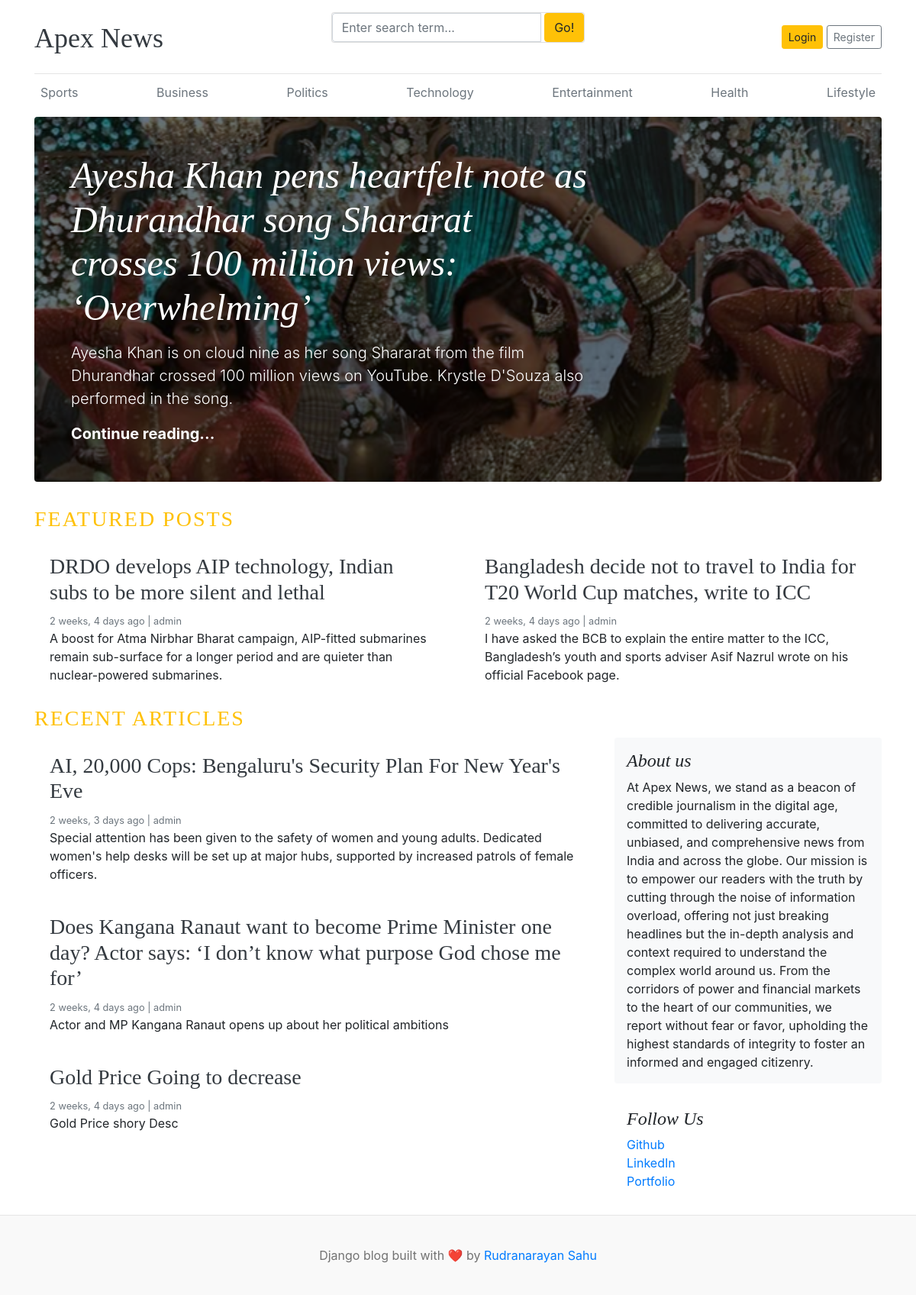
The app's page /, older data.
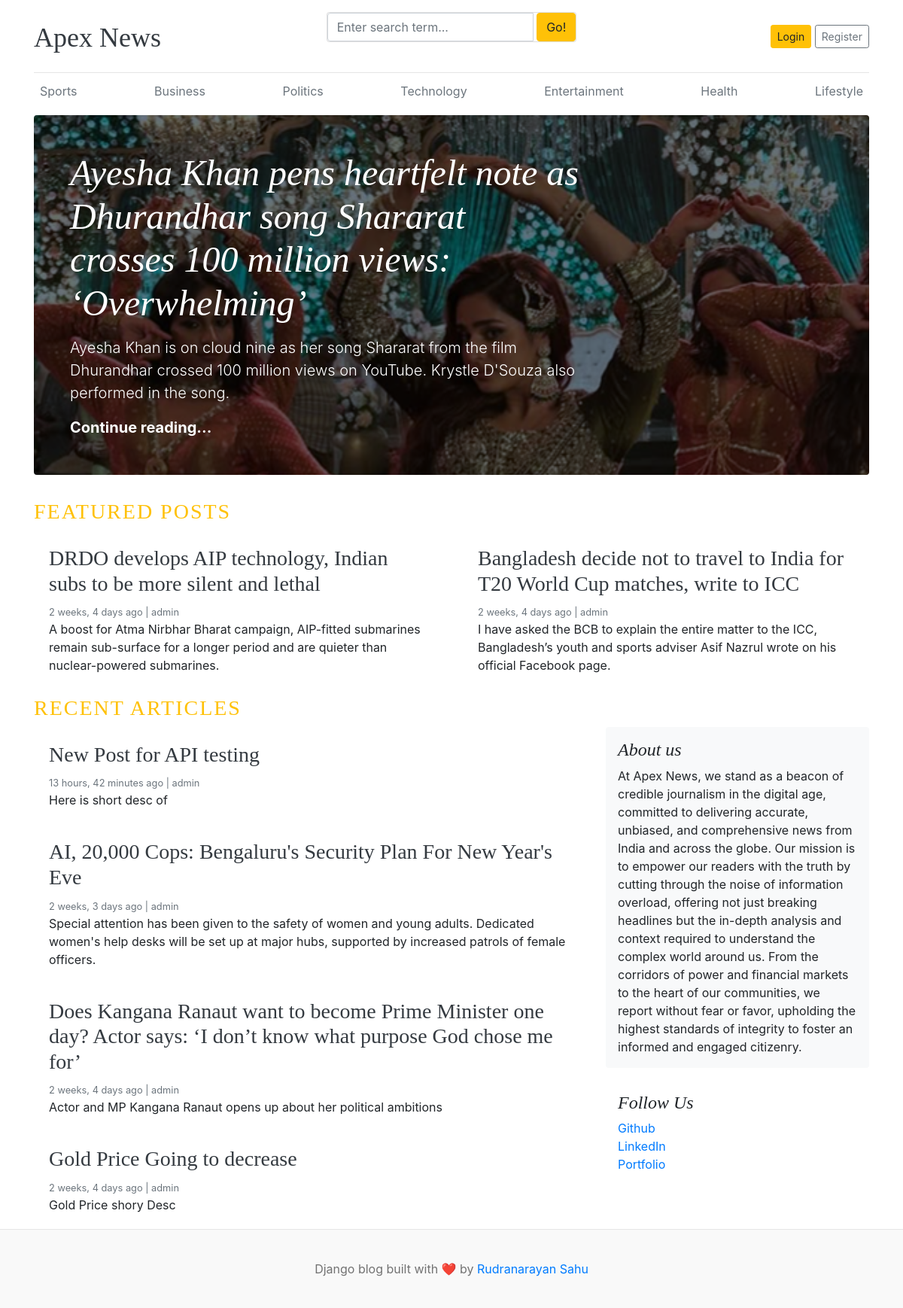
The same page, newer data.
### blogs/models.py (models this page shows, shortened)
class Category(models.Model):
    category_name = models.CharField(max_length=50, unique=True)
    created_at = models.DateTimeField(auto_now_add=True)
    updated_at = models.DateTimeField(auto_now=True)
    class Meta:
        verbose_name = "Category"
        verbose_name_plural = "Categories"

class Blog(models.Model):
    title = models.CharField(max_length=200)
    slug = models.SlugField(max_length=200, unique=True, blank=True)
    category = models.ForeignKey(Category, on_delete=models.CASCADE)
    author = models.ForeignKey(User, on_delete=models.CASCADE)
    featured_image = models.ImageField(upload_to='uploads/%Y/%m/%d/',)
    short_description = models.TextField(max_length=500)
    blog_body = models.TextField(max_length=2000)
    status = models.CharField(max_length=20, choices=STATUS_CHOICES, default="Draft")
    is_featured = models.BooleanField(default=False)
    created_at = models.DateTimeField(auto_now_add=True)
    updated_at = models.DateTimeField(auto_now=True)
    class Meta:
        verbose_name = "Blog"
        verbose_name_plural = "Blogs"

### background/models.py (models this page shows, shortened)
class AboutModel(models.Model):
    title = models.CharField(max_length=200)
    content = models.TextField()
    created_at = models.DateTimeField(auto_now_add=True)
    updated_at = models.DateTimeField(auto_now=True)
    class Meta:
        verbose_name = "About"
        verbose_name_plural = "About"

class SocialLinks(models.Model):
    platform = models.CharField(max_length=100)
    url = models.URLField()
    created_at = models.DateTimeField(auto_now_add=True)
    updated_at = models.DateTimeField(auto_now=True)
    class Meta:
        verbose_name = "Social Link"
        verbose_name_plural = "Social Links"

### blog_main/views.py (the view)
# urls.py: 2. Add a URL to urlpatterns:  path('', views.home, name='home')
def home(request):
    featured_posts = Blog.objects.filter(is_featured=True).order_by('-created_at')
    posts = Blog.objects.filter(is_featured=False, status="Published").order_by('-created_at')
    try:
        about = AboutModel.objects.get()
    except AboutModel.DoesNotExist:
        about = None
    context = {
        'featured_posts': featured_posts,
        'posts': posts,
        'about': about,
    }
    return render(request, 'home.html', context)

### blogs/context_processors.py (called while the page is built)
def get_categories(request):
    from blogs.models import Category
    categories = Category.objects.all()
    return {'categories': categories}

def get_social_links(request):
    social_links = SocialLinks.objects.all()
    return {'social_links': social_links}

### templates/home.html (shortened to what this page needs)
{% extends 'base.html' %}
{% block content %}
        {% for post in featured_posts %} {% if forloop.first %}
        <div class="jumbotron p-3 p-md-5 text-white rounded bg-dark"
            style="background-image: url({{ post.featured_image.url }});background-blend-mode: overlay;background-size:cover;">
            <div class="col-md-8 px-0">
                <h1 class="display-4 font-italic">{{ post.title }}</h1>
                <p class="lead my-3">{{ post.short_description | truncatewords:30 }}</p>
                <p class="lead mb-0">
                    <a href="{% url 'blogs' post.slug %}" class="text-white font-weight-bold">Continue reading...</a>
                </p>
            </div>
        </div>
        {% endif %} {% endfor %}
        <h3 class="text-uppercase text-warning" style="letter-spacing: 2px">
            Featured Posts
        </h3>
        <div class="row mb-2">
            {% for post in featured_posts %} {% if not forloop.first %}
            <div class="col-md-6">
                <div class="card border-0">
                    <div class="card-body">
                        <h3><a class="text-dark" href="{% url 'blogs' post.slug %}">{{ post.title }}</a></h3>
                        <small class="mb-1 text-muted">{{ post.created_at | timesince }} ago | {{ post.author }}</small>
                        <p class="card-text">{{ post.short_description | truncatewords:30 }}</p>
                    </div>
                </div>
            </div>
            {% endif %} {% endfor %}
        </div>
        <h3 class="text-uppercase text-warning" style="letter-spacing: 2px">
            Recent Articles
        </h3>
        <main role="main" class="container p-0">
            <div class="row">
                <div class="col-md-8 blog-main">
                    {% for post in posts %}
                    <div class="card border-0">
                        <div class="card-body">
                            <h3><a class="text-dark" href="{% url 'blogs' post.slug %}">{{ post.title }}</a></h3>
                            <small class="mb-1 text-muted">{{ post.created_at | timesince }} ago | {{ post.author }}</small>
                            <p class="card-text">{{ post.short_description | truncatewords:50 }}</p>
                        </div>
                    </div>
                    {% endfor %}
                </div>
                <aside class="col-md-4 blog-sidebar">
                    <div class="p-3 mb-3 bg-light rounded">
                        <h4 class="font-italic">{{ about.title }}</h4>
                        <p class="mb-0">
                            {{ about.content }}
                        </p>
                    </div>
                    {% if social_links %}
                    <div class="p-3">
                        <h4 class="font-italic">Follow Us</h4>
                        <ol class="list-unstyled">
                            {% for i in social_links %}
                            <li><a href="{{ i.url }}" target="_blank">{{ i.platform }}</a></li>
                            {% endfor %}
                        </ol>
                    </div>
                    {% endif %}
                </aside>
            </div>
        </main>
    </div>
{% endblock %}

### templates/base.html (shortened to what this page needs)
{% load static %}
<!DOCTYPE html>
<html lang="en">
<head>
    <link href="https://getbootstrap.com/docs/4.0/dist/css/bootstrap.min.css" rel="stylesheet" />
    <link rel="stylesheet" href="https://cdnjs.cloudflare.com/ajax/libs/font-awesome/4.7.0/css/font-awesome.min.css">
    <link href="{% static 'css/blog.css' %}" rel="stylesheet" />
</head>
<body>
    <div class="container">
        <header class="blog-header py-3">
            <div class="row flex-nowrap justify-content-between align-items-center">
                <div class="col-4 pt-1">
                    <a class="blog-header-logo text-dark" href="/">Apex News</a>
                </div>
                <div class="card mb-4">
                        <form action ="{% url 'search_blogs' %}" method="GET">
                            <div class="input-group">
                                <input class="form-control" type="text" name="keyword" value="{{ keyword }}" placeholder="Enter search term..." aria-label="Enter search term..." aria-describedby="button-search" /> &nbsp;
                                <button type="submit" class="btn btn-warning" id="button-search" type="button">Go!</button>
                            </div>
                        </form>
                </div>
                <div class="col-4 d-flex justify-content-end align-items-center">
                    {% if not user.is_authenticated %}
                    <a class="btn btn-sm btn-warning" href="{% url 'login' %}">Login</a> &nbsp;
                    <a class="btn btn-sm btn-outline-secondary" href="{% url 'register' %}">Register</a>
                    {% endif %}
                </div>
            </div>
        </header>
        <div class="nav-scroller py-1 mb-2">
            <nav class="nav d-flex justify-content-between">
                {% for category in categories %}
                <a class="p-2 text-muted" href="{% url 'posts_by_category' category.id %}">{{ category.category_name }}</a>
                {% endfor %}
            </nav>
        </div>
    {% block content %}
    {% endblock %}
    <footer class="blog-footer">
        <p>Django blog built with ❤️ by <a href="#">Rudranarayan Sahu</a></p>
    </footer>
</body>
</html>

### blog_main/static/css/blog.css (style rules this page uses)
.blog-header { border-bottom: 1px solid #e5e5e5; }
.blog-header-logo { font-family: "Playfair Display", Georgia, "Times New Roman", serif; font-size: 2.25rem; }
h1, h2, h3, h4, h5, h6 { font-family: "Playfair Display", Georgia, "Times New Roman", serif; }
.display-4 { font-size: 2.5rem; }
@media (min-width: 768px) { .display-4 { font-size: 3rem; } }
.blog-footer { padding: 2.5rem 0; color: #727272; text-align: center; background-color: #f9f9f9; border-top: .05rem solid #e5e5e5; }
.blog-footer p:last-child { margin-bottom: 0; }

Row changes from the older to the newer data that the page shows:
added Blog: title "New Post for API testing", created_at "13 hours, 42 minutes", author "admin", short_description "Here is short desc of", shown under "RECENT ARTICLES"
